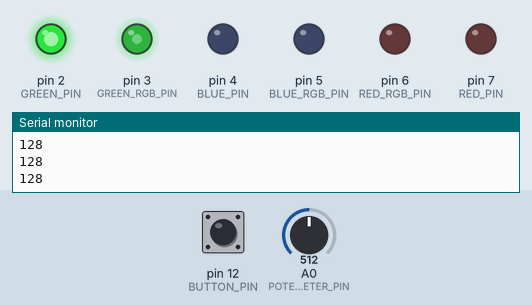
Bench run of a sketch on a simulated Arduino Uno, built with avr-gcc and run on an emulated ATmega328P. Shown: output pins drawn as LEDs (lit = HIGH), the last lines printed to the serial monitor. The test bench sets the inputs (shaded band); at power-on: A0 (POTENTIOMETER_PIN) = 512, pin 12 (BUTTON_PIN) LOW.

Above: at 1.2 s.
1.3 s: A0 (POTENTIOMETER_PIN) set to 716
At 2.0 s:
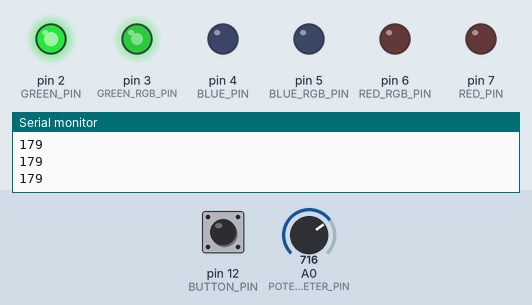
2.8 s: pin 12 (BUTTON_PIN) pulled HIGH for 0.15 s
At 3.2 s:
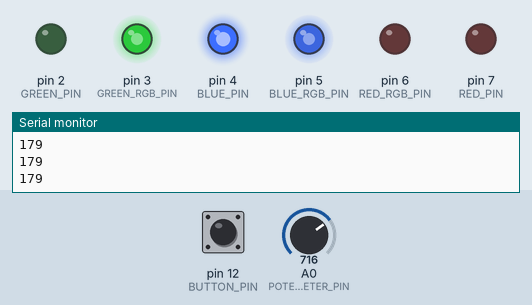
4.4 s: A0 (POTENTIOMETER_PIN) set to 900
At 5.5 s:
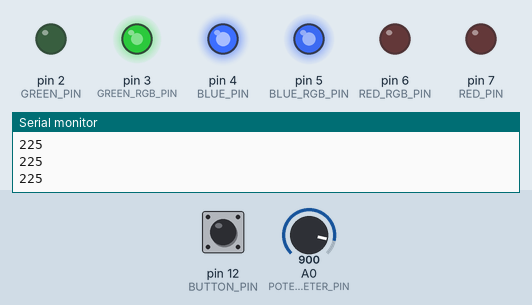
5.9 s: pin 12 (BUTTON_PIN) pulled HIGH for 1 s
At 6.8 s:
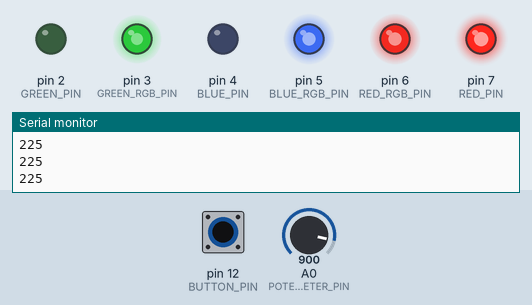
8.4 s: pin 12 (BUTTON_PIN) pulled HIGH for 0.15 s
At 8.7 s:
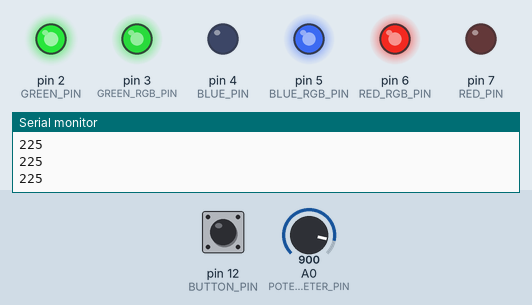
10.0 s: A0 (POTENTIOMETER_PIN) set to 511
At 11.0 s:
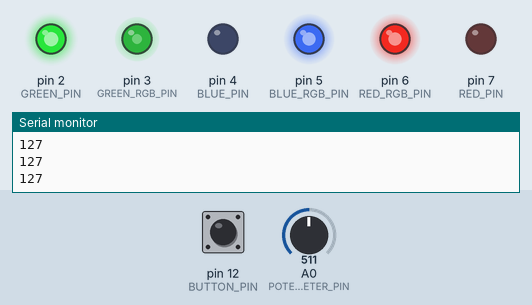
Timing chart, 0 to 12.5 s (numbered marks = the images above; inputs shaded):
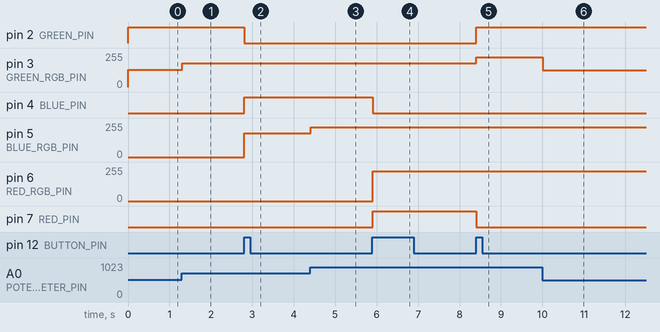

Measured:
- after the input at 1.3 s, pin 3 (GREEN_RGB_PIN): 128/255 → 179/255 at once
- after the input at 2.8 s, pin 2 (GREEN_PIN): HIGH → LOW at once; pin 4 (BLUE_PIN): LOW → HIGH at once; pin 5 (BLUE_RGB_PIN): 0/255 → 179/255 at once
- after the input at 4.4 s, pin 5 (BLUE_RGB_PIN): 179/255 → 225/255 at once
- after the input at 5.9 s, pin 4 (BLUE_PIN): HIGH → LOW at once; pin 6 (RED_RGB_PIN): 0/255 → 225/255 at once; pin 7 (RED_PIN): LOW → HIGH at once
- after the input at 8.4 s, pin 2 (GREEN_PIN): LOW → HIGH at once; pin 3 (GREEN_RGB_PIN): 179/255 → 225/255 at once; pin 7 (RED_PIN): HIGH → LOW at once
- after the input at 10.0 s, pin 3 (GREEN_RGB_PIN): 225/255 → 127/255 at once

The sketch:

colors_potentiometer_arduino_uno.ino
```cpp
#define BUTTON_PIN 12
#define POTENTIOMETER_PIN A0
#define GREEN_PIN 2
#define BLUE_PIN 4
#define RED_PIN 7
#define GREEN_RGB_PIN 3
#define BLUE_RGB_PIN 5
#define RED_RGB_PIN 6

int state;
byte last;
byte last_potence;

void setup() {
  // put your setup code here, to run once:
  Serial.begin(9600);
  pinMode(BUTTON_PIN, INPUT);
  pinMode(POTENTIOMETER_PIN, INPUT);
  pinMode(GREEN_PIN, OUTPUT);
  pinMode(BLUE_PIN, OUTPUT);
  pinMode(RED_PIN, OUTPUT);
  pinMode(GREEN_RGB_PIN, OUTPUT);
  pinMode(BLUE_RGB_PIN, OUTPUT);
  pinMode(RED_RGB_PIN, OUTPUT);
  state = 0;
  last = LOW;
  last_potence = analogRead(POTENTIOMETER_PIN);
}


void loop() {

  byte button = digitalRead(BUTTON_PIN);
  int potence = analogRead(POTENTIOMETER_PIN);

  bool change = false;
  if (last_potence - potence < -5 || last_potence > 5) {
    change = true;
  }

  Serial.println(potence / 4);

  if (button == HIGH){
    if (last == LOW) {
      state = (state + 1) % 3;
    }
  }

  if (state == 0 && change) {
    digitalWrite(GREEN_PIN, HIGH);
    digitalWrite(BLUE_PIN, LOW);
    digitalWrite(RED_PIN, LOW);
    analogWrite(GREEN_RGB_PIN, potence / 4);
  }
  else if (state == 1 && change) {
    digitalWrite(GREEN_PIN, LOW);
    digitalWrite(BLUE_PIN, HIGH);
    digitalWrite(RED_PIN, LOW);
    analogWrite(BLUE_RGB_PIN, potence / 4);
  }
  else if (state == 2 && change) {
    digitalWrite(GREEN_PIN, LOW);
    digitalWrite(BLUE_PIN, LOW);
    digitalWrite(RED_PIN, HIGH);
    analogWrite(RED_RGB_PIN, potence / 4);
  }

  last = button;
  last_potence = potence;
  delay(1);
}
```
